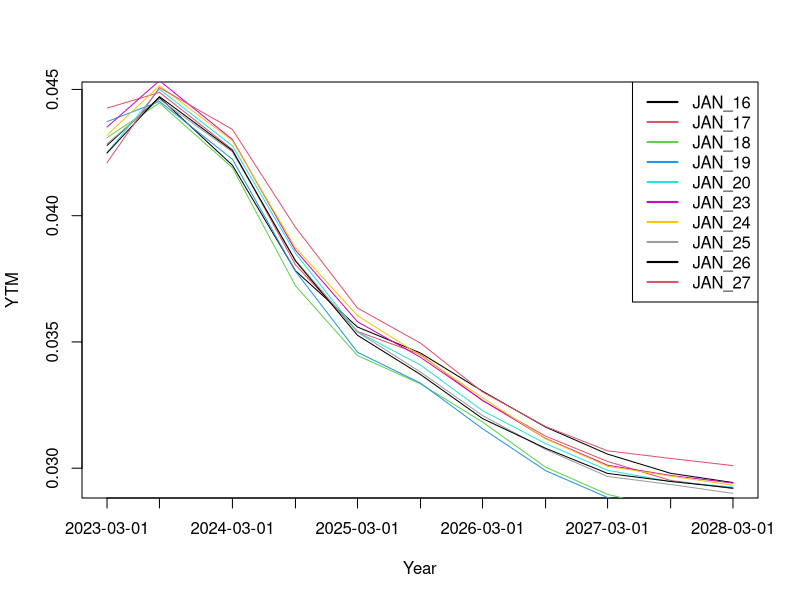

The R source for this figure:
## ---- chunk 1
knitr::opts_chunk$set(echo = TRUE)
## ---- chunk 2
library(stringr)
library(tidyverse)
## ---- chunk 3
YTM<-read.csv(file = "YTM_data.csv", header = T)
## ---- chunk 4
YTM<-YTM %>%
  mutate(Date = as.Date(Year))
## ---- chunk 5
plot(YTM$Date, YTM$Jan_16, type = "l",xaxt = "n", xlab="Year", ylab = "YTM", col=1)
axis(1, YTM$Date, format(YTM$Date, "%Y-%m-%d"))
lines(YTM$Date, YTM$Jan_17, type = "l", col=2)
lines(YTM$Date, YTM$Jan_18, type = "l", col=3)
lines(YTM$Date, YTM$Jan_19, type = "l", col=4)
lines(YTM$Date, YTM$Jan_20, type = "l", col=5)
lines(YTM$Date, YTM$Jan_23, type = "l", col=6)
lines(YTM$Date, YTM$Jan_24, type = "l", col=7)
lines(YTM$Date, YTM$Jan_25, type = "l", col=8)
lines(YTM$Date, YTM$Jan_26, type = "l", col=9)
lines(YTM$Date, YTM$Jan_27, type = "l", col=10)
legend("topright",
       legend = c("JAN_16", "JAN_17", "JAN_18", "JAN_19", "JAN_20", "JAN_23", "JAN_24", "JAN_25", "JAN_26", "JAN_27"),col = c(1,2,3,4,5,6,7,8,9,10), lwd = 2)

